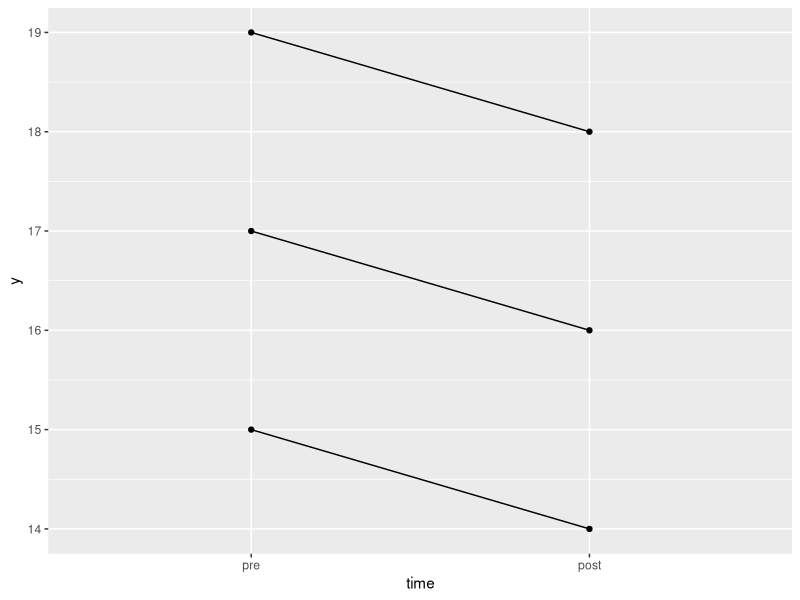

Write the R code that produced this figure.
## ---- chunk 1
library(tidyverse)
## ---- chunk 2
d <- tribble(
  ~obs, ~time, ~y,
  1, "pre", 19,
  2, "post", 18,
  3, "pre", 17,
  4, "post", 16,
  5, "pre", 15,
  6, "post", 14
)
d
## ---- chunk 3
d %>% pivot_wider(names_from = time, values_from = y)
## ---- chunk 4
d %>% pivot_wider(names_from = time, values_from = y)
## ---- chunk 5
d2 <- tribble(
  ~subject, ~time, ~y,
  1, "pre", 19,
  1, "post", 18,
  2, "pre", 17,
  2, "post", 16,
  3, "pre", 15,
  3, "post", 14
)
d2
## ---- chunk 6
d2 %>% pivot_wider(names_from = time, values_from = y)
## ---- chunk 7
d2 %>% mutate(time = fct_inorder(time)) %>% 
  ggplot(aes(x = time, y = y, group = subject)) +
    geom_point() + geom_line()
## ---- chunk 8
d3 <- tribble(
  ~group, ~y,
  "control", 8,
  "control", 11,
  "control", 13,
  "control", 14,
  "treatment", 12,
  "treatment", 15,
  "treatment", 16,
  "treatment", 17,
)
d3
## ---- chunk 9
d3 %>% pivot_wider(names_from = group, values_from = y)
## ---- chunk 10
d3 %>% pivot_wider(names_from = group, values_from = y) %>% 
  unnest(c(control, treatment))
## ---- chunk 11
d3 %>% nest_by(group) %>% 
  summarize(n = nrow(data), 
            mean_y = mean(data$y), 
            sd_y = sd(data$y))
